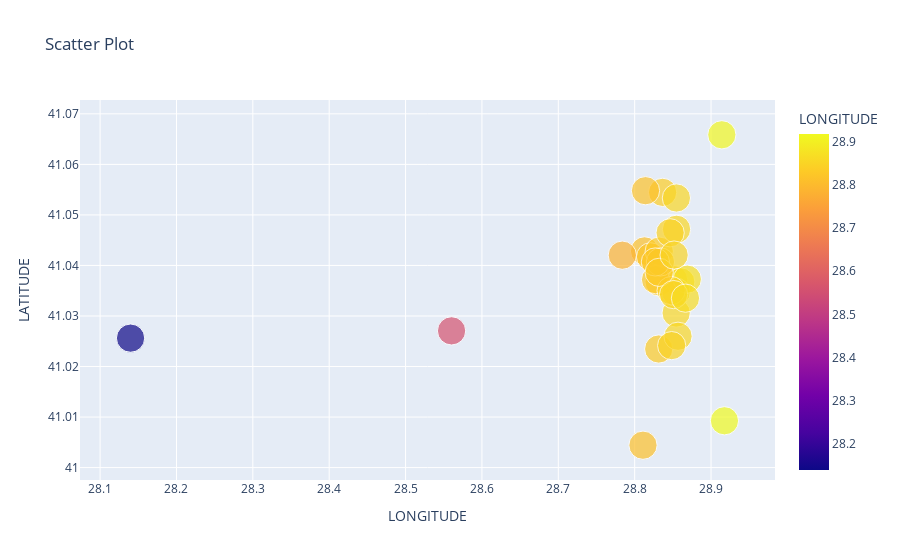

The notebook cell this image was saved under:
### Code cell
import plotly.express as px

fig = px.scatter(data_frame = df3[:100], x = "LONGITUDE", y = "LATITUDE", color = 'LONGITUDE', size = 'LATITUDE',
                 title = "Scatter Plot", labels = {"x": "X-Axis", "y": "Y-Axis"})
fig.show()

### Figure 1 — Plotly figure (JSON) as saved in the notebook; plotly's stock layout.template omitted (floating-point values rounded to 4 significant figures)
{"data": [{"hovertemplate": "LONGITUDE=%{marker.color}<br>LATITUDE=%{marker.size}<extra></extra>", "legendgroup": "", "marker": {"color": [28.85, 28.81, 28.82, 28.56, 28.14, 28.85, 28.91, 28.83, 28.83, 28.85, 28.81, 28.86, 28.83, 28.85, 28.86, 28.83, 28.84, 28.81, 28.83, 28.83, 28.85, 28.87, 28.85, 28.85, 28.83, 28.85, 28.78, 28.85, 28.92, 28.87, 28.85], "coloraxis": "coloraxis", "size": [41.04, 41.04, 41.04, 41.03, 41.03, 41.05, 41.07, 41.04, 41.02, 41.03, 41.0, 41.04, 41.04, 41.05, 41.03, 41.04, 41.05, 41.05, 41.04, 41.04, 41.03, 41.04, 41.04, 41.02, 41.04, 41.04, 41.04, 41.03, 41.01, 41.03, 41.05], "sizemode": "area", "sizeref": 0.1027, "symbol": "circle"}, "mode": "markers", "name": "", "orientation": "v", "showlegend": false, "type": "scatter", "x": [28.85, 28.81, 28.82, 28.56, 28.14, 28.85, 28.91, 28.83, 28.83, 28.85, 28.81, 28.86, 28.83, 28.85, 28.86, 28.83, 28.84, 28.81, 28.83, 28.83, 28.85, 28.87, 28.85, 28.85, 28.83, 28.85, 28.78, 28.85, 28.92, 28.87, 28.85], "xaxis": "x", "y": [41.04, 41.04, 41.04, 41.03, 41.03, 41.05, 41.07, 41.04, 41.02, 41.03, 41.0, 41.04, 41.04, 41.05, 41.03, 41.04, 41.05, 41.05, 41.04, 41.04, 41.03, 41.04, 41.04, 41.02, 41.04, 41.04, 41.04, 41.03, 41.01, 41.03, 41.05], "yaxis": "y"}], "layout": {"coloraxis": {"colorbar": {"title": {"text": "LONGITUDE"}}, "colorscale": [[0, "#0d0887"], [0.1111, "#46039f"], [0.2222, "#7201a8"], [0.3333, "#9c179e"], [0.4444, "#bd3786"], [0.5556, "#d8576b"], [0.6667, "#ed7953"], [0.7778, "#fb9f3a"], [0.8889, "#fdca26"], [1, "#f0f921"]]}, "legend": {"itemsizing": "constant", "tracegroupgap": 0}, "title": {"text": "Scatter Plot"}, "xaxis": {"anchor": "y", "domain": [0, 1], "title": {"text": "LONGITUDE"}}, "yaxis": {"anchor": "x", "domain": [0, 1], "title": {"text": "LATITUDE"}}}}
